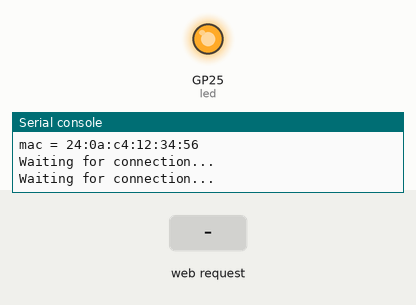
Recording of a program running on a simulated Raspberry Pi Pico running MicroPython. Parts: output pins drawn as LEDs (lit = HIGH), the last lines printed to the serial console. The test bench sets the inputs (shaded band). WiFi joins after 1.5 s; threads take turns every 2 ms; library files of the repository ran but are not shown: neopixel.py.

Above: at 2.1 s.
At 6.5 s:
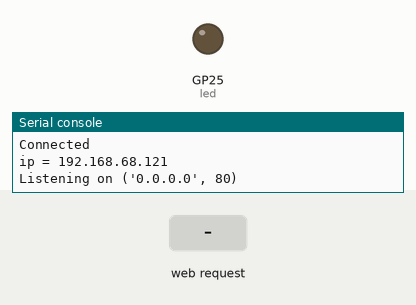
6.6 s: HTTP request GET / received
Timing chart, 0 to 9.6 s (numbered marks = the images above; inputs shaded):
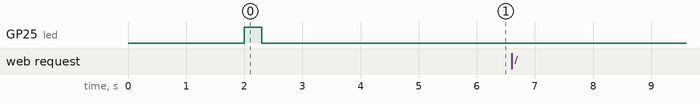

The program:

main.py
```python
import rp2

import network
import ubinascii
import machine
import time


rotatebool = False
'''
clear()
time.sleep(1)
rainbow()
'''


# Set country to avoid possible errors
rp2.country('GB')
print('im here')
SSID = "Crossacres"
PASSWD = "catocat3"

wlan = network.WLAN(network.STA_IF)
wlan.active(True)
# If you need to disable powersaving mode
#wlan.config(pm = 0xa11140)
wlan.ifconfig(('192.168.68.121', '255.255.255.0', '192.168.68.1', '8.8.8.8'))


# See the MAC address in the wireless chip OTP
mac = ubinascii.hexlify(network.WLAN().config('mac'),':').decode()
print('mac = ' + mac)

# Other things to query
# print(wlan.config('channel'))
# print(wlan.config('essid'))
# print(wlan.config('txpower'))

# Load login data from different file for safety reasons


wlan.connect(SSID, PASSWD)

# Wait for connection with 10 second timeout
timeout = 10
while timeout > 0:
    if wlan.status() < 0 or wlan.status() >= 3:
        break
    timeout -= 1
    print('Waiting for connection...')
    time.sleep(1)

# Handle connection error
# Error meanings
# 0  Link Down
# 1  Link Join
# 2  Link NoIp
# 3  Link Up
# -1 Link Fail
# -2 Link NoNet
# -3 Link BadAuth
if wlan.status() != 3:
    print(wlan.status())
    raise RuntimeError('Wi-Fi connection failed')
else:
    led = machine.Pin('LED', machine.Pin.OUT)
    for i in range(wlan.status()):
        led.on()
        time.sleep(.1)
        led.off()
    print('Connected')
    status = wlan.ifconfig()
    print('ip = ' + status[0])

# Function to load in html page
def get_html(html_name):
    with open(html_name, 'r') as file:
        html = file.read()

    return html

# HTTP server with socket

import socket

addr = socket.getaddrinfo('0.0.0.0', 80)[0][-1]

s = socket.socket()
s.bind(addr)
s.listen(1)

print('Listening on', addr)


HOST = "192.168.68.121"
PORT = 39127

serv = socket.socket(socket.AF_INET, socket.SOCK_STREAM)

serv.bind((HOST, PORT))
serv.listen(5)

from colorwave import *
import _thread


def rotate():
    while rotatebool == True:
        strip.rotate_right(1)
        time.sleep(0.05)
        strip.show()

_thread.start_new_thread(rotate, ())


while True:
    conn, addr = serv.accept()
    from_client = ''
    while True:
        rawdata = conn.recv(4096)
        data = rawdata.decode()
        if not data: break
        from_client += data
        print(from_client)

        if from_client == ('RAINBOW_ON'):
            print('LED ON')
            led.value(1)
            rainbow()
            _thread.start_new_thread(rotate, ())

            rotatebool = True
            strip.show()

        if from_client == ('CLEAR'):
            print('LED OFF')
            led.value(0)
            rotatebool = False
            clear()
            strip.show()

        if from_client == ('STOP'):
            exit()

        if 'HEX' in from_client:
            hex = [int(s) for s in from_client.split() if s.isdigit()]
            print(hex)
            led.value(1)
            colour(hex[0], hex[1], hex[2])


            rotatebool = False

            strip.show()


        conn.send("RECEIVED")
    conn.close()
    print('client disconnected')
```

colorwave.py
```python
# Example showing how functions, that accept tuples of rgb values,
# simplify working with gradients

import time
from neopixel import Neopixel
import _thread


numpix = 294
strip = Neopixel(numpix, 0, 18, "GRB")
# strip = Neopixel(numpsix, 0, 0, "GRBW")

red = (255, 0, 0)
orange = (255, 50, 0)
yellow = (255, 100, 0)
green = (0, 255, 0)
blue = (0, 0, 255)
indigo = (100, 0, 90)
violet = (200, 0, 100)
colors_rgb = [red, orange, yellow, green, blue, indigo, violet]

# same colors as normaln rgb, just 0 added at the end
colors_rgbw = [color+tuple([0]) for color in colors_rgb]
colors_rgbw.append((0, 0, 0, 255))

# uncomment colors_rgbw if you have RGBW strip
colors = colors_rgb
# colors = colors_rgbw
brightness = 255
strip.brightness(brightness)


def rainbow():
    step = round(numpix / len(colors))
    current_pixel = 0
    strip.brightness(50)
    for color1, color2 in zip(colors, colors[1:]):
        strip.set_pixel_line_gradient(current_pixel, current_pixel + step, color1, color2)
        current_pixel += step
        time.sleep(0.5)
    strip.set_pixel_line_gradient(current_pixel, numpix - 1, violet, red)

def colour(r, g, b):
    strip.brightness(50)
    strip.set_pixel_line(0, (numpix - 1), (r, g, b))


def clear():
    strip.set_pixel_line(0, (numpix - 1), (0, 0, 0))

rainbow()
```
